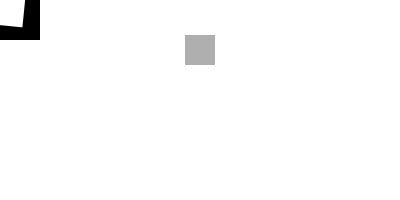
Frame 1 (no input)
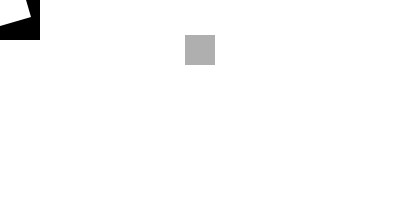
Frame 60 (the mouse pressed at the canvas centre just before this capture)
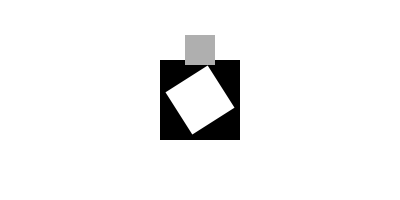
Frame 120 (the mouse held since frame 60 and released just before this capture)

The Processing sketch that drew these frames (run headless with seeded random() and noise(); from frame 60 on, the mouse is pressed at the canvas centre):

// Processing sketch: processing_91510
// ── processing_91510.pde

/*
  HW6_Transformers
  Make something move using pushMatrix() popMatrix() and transform()
 Aundie Soriano
  */
   
   
  float angle = 0;
   
void setup(){
  size(400,200);
  background(255);
   
   
}
void draw(){
  noStroke();
  background(255);
  rectMode(CENTER);
   
  pushMatrix();
  translate(mouseX,mouseY);
  fill(0);
  rect(0,0,80,80);
  
   
  rotate(angle+=0.1);
  fill(255);
  rect(0,0,50,50);
  popMatrix();
    translate(200,50);
     
  fill(175);
  rect(0,0,30,30);
}
